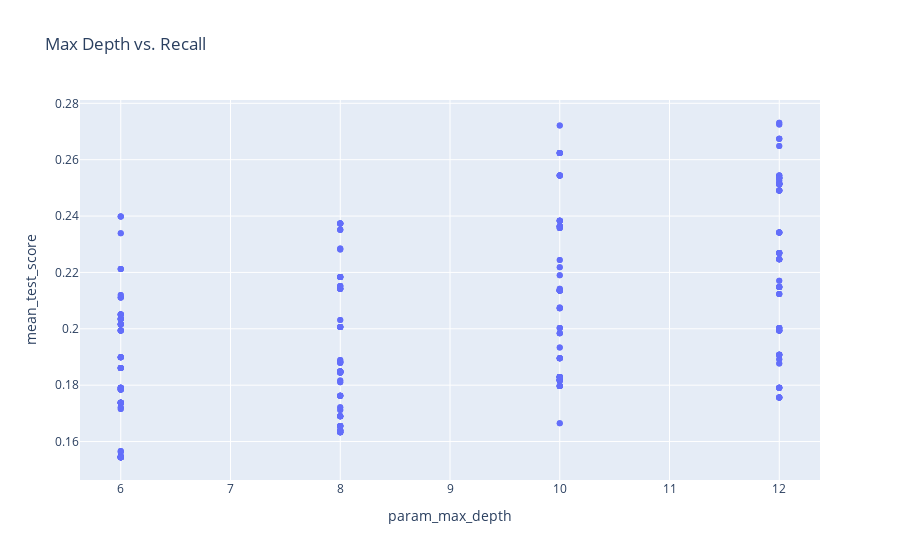

Here is the notebook cell this chart was saved with:
### Markdown cell above
### Análise visual

### Code cell
import plotly.express as px

px.scatter(df_tree_search_cv, x="param_max_depth", y="mean_test_score", title="Max Depth vs. Recall")

### Figure 1 — Plotly figure (JSON) as saved in the notebook; plotly's stock layout.template omitted (floating-point values rounded to 4 significant figures; data arrays with more than 128 entries replaced by an {"elided": "..."} marker saying what was removed)
{"data": [{"hovertemplate": "param_max_depth=%{x}<br>mean_test_score=%{y}<extra></extra>", "legendgroup": "", "marker": {"color": "#636efa", "symbol": "circle"}, "mode": "markers", "name": "", "orientation": "v", "showlegend": false, "type": "scatter", "x": {"elided": "512 int values"}, "xaxis": "x", "y": {"elided": "512 float values"}, "yaxis": "y"}], "layout": {"legend": {"tracegroupgap": 0}, "title": {"text": "Max Depth vs. Recall"}, "xaxis": {"anchor": "y", "domain": [0, 1], "title": {"text": "param_max_depth"}}, "yaxis": {"anchor": "x", "domain": [0, 1], "title": {"text": "mean_test_score"}}}}
